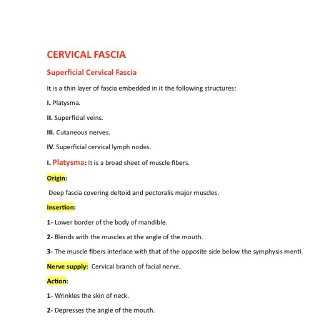
#> input picture CERVICAL FASCIA.pdf_thumb.jpg, 320 x 320 px
$ python -i prepare.py   (imports and definitions only)
#> lines starting #> are read from the running program, lines starting #| are printed output that depends on the picture
#> further down, picture is the input picture: PIL image 320x320 RGB; mean R, G, B 248.8, 248.1, 246.9
"""Crop the mapped department drawings out of the owner's PDFs (repo root) into an output folder.
(The Kasr Al Ainy book figures, entries with "book", come from prepare_book.py into the same folder.)

Usage: python scripts/dept-figs/prepare.py <out_dir>   (needs pypdf + pillow)
Each figure is the PDF's own embedded image (full resolution), trimmed of white margins and
scaled to at most 1400 px on its long side. Plain JPEGs are written OUTSIDE the repo; only the
encrypted copies made by encrypt.mjs are committed.
"""
import io, json, os, sys
import pypdf
from PIL import Image, ImageChops

ROOT = os.path.abspath(os.path.join(os.path.dirname(__file__), "..", ".."))
MAX = 1400


def trim(im):
    bg = Image.new("RGB", im.size, (255, 255, 255))
#> bg: PIL image 320x320 RGB; every value is 255
    box = ImageChops.difference(im, bg).convert("L").point(lambda v: 255 if v > 24 else 0).getbbox()
#> box = (47, 50, 303, 314)
    if not box:
        return im
    l, t, r, b = box
#> l = 47; t = 50; r = 303; b = 314
    pad = 12
    return im.crop((max(0, l - pad), max(0, t - pad), min(im.width, r + pad), min(im.height, b + pad)))
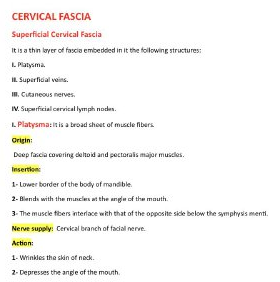
#> returned value: PIL image 280x282 RGB; mean R, G, B 246.9, 246.1, 244.5


def main(out):
    os.makedirs(out, exist_ok=True)
    m = json.load(open(os.path.join(os.path.dirname(__file__), "map.json"), encoding="utf8"))
    readers = {}
    for f in m["figs"]:
        if "book" in f:  # the Kasr Al Ainy book figures: prepare_book.py
            continue
        r = readers.get(f["pdf"]) or readers.setdefault(f["pdf"], pypdf.PdfReader(os.path.join(ROOT, f["pdf"])))
        if "img" in f:
            page, idx = f["img"][1:].split("_")
            im = Image.open(io.BytesIO(r.pages[int(page) - 1].images[int(idx)].data)).convert("RGB")
        elif "boxf" in f:
            # a figure inside a photographed page: box given as fractions of that image
            ph = Image.open(io.BytesIO(r.pages[f["page"] - 1].images[f.get("imgIndex", 0)].data)).convert("RGB")
            x0, y0, x1, y1 = f["boxf"]
            im = ph.crop((int(x0 * ph.width), int(y0 * ph.height), int(x1 * ph.width), int(y1 * ph.height)))
        else:
            # a figure on a scanned page: the band between its title and its table (300-dpi scan pixels)
            scan = Image.open(io.BytesIO(r.pages[f["page"] - 1].images[0].data)).convert("RGB")
            im = scan.crop((0, f["y"][0], scan.width, f["y"][1]))
        im = trim(im)
        if max(im.size) > MAX:
            k = MAX / max(im.size)
            im = im.resize((round(im.width * k), round(im.height * k)), Image.LANCZOS)
        im.save(os.path.join(out, f["id"] + ".jpg"), quality=82, optimize=True, progressive=True)
        print(f["id"], im.size, os.path.getsize(os.path.join(out, f["id"] + ".jpg")) // 1024, "KB")


# [2 lines not run here, left out]

>>> from PIL import Image
>>> picture = Image.open('../../CERVICAL FASCIA.pdf_thumb.jpg')
>>> result = trim(picture)
